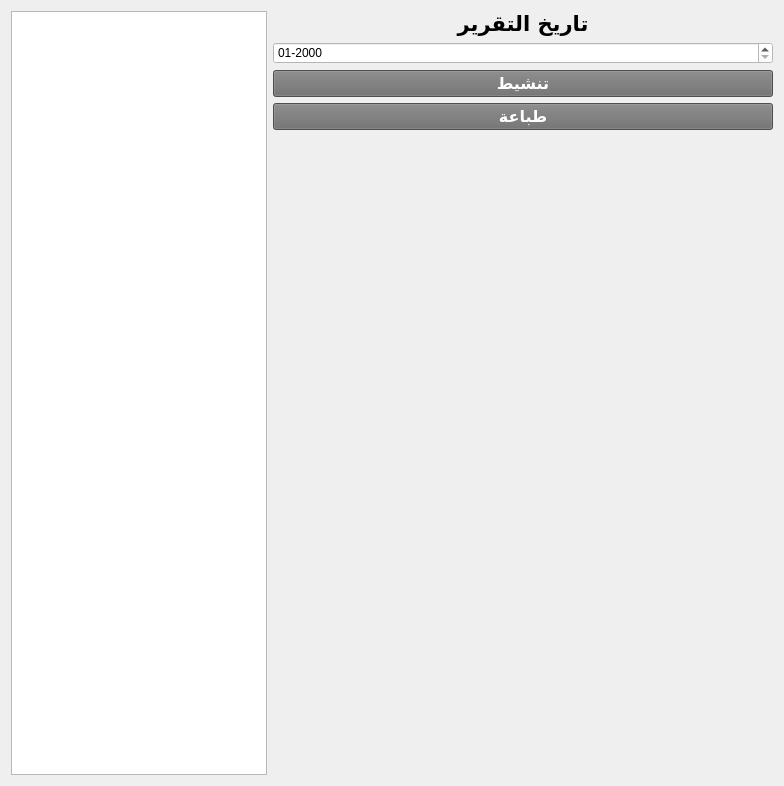
      <widget class="QWidget" name="salarydistab">
       <attribute name="title">
        <string>توزيع الرواتب</string>
       </attribute>
       <layout class="QGridLayout" name="gridLayout_6">
        <item row="0" column="0" rowspan="2">
         <widget class="QTableView" name="salaryReportTable">
          <property name="layoutDirection">
           <enum>Qt::RightToLeft</enum>
          </property>
         </widget>
        </item>
        <item row="0" column="1">
         <layout class="QVBoxLayout" name="verticalLayout_136">
          <item>
           <widget class="QLabel" name="label_174">
            <property name="font">
             <font>
              <family>Bell MT</family>
              <pointsize>16</pointsize>
              <weight>75</weight>
              <bold>true</bold>
             </font>
            </property>
            <property name="text">
             <string>تاريخ التقرير</string>
            </property>
            <property name="alignment">
             <set>Qt::AlignCenter</set>
            </property>
           </widget>
          </item>
          <item>
           <widget class="QDateEdit" name="salaryReportdate">
            <property name="styleSheet">
             <string notr="true">background-color: rgb(255, 255, 255);</string>
            </property>
            <property name="displayFormat">
             <string>MM-yyyy</string>
            </property>
            <property name="calendarPopup">
             <bool>false</bool>
            </property>
           </widget>
          </item>
          <item>
           <widget class="QPushButton" name="pushButton_56">
            <property name="font">
             <font>
              <pointsize>12</pointsize>
              <weight>75</weight>
              <bold>true</bold>
             </font>
            </property>
            <property name="styleSheet">
             <string notr="true">color: rgb(255, 255, 255);
background-color: rgb(108, 108, 108);
</string>
            </property>
            <property name="text">
             <string>تنشيط</string>
            </property>
           </widget>
          </item>
          <item>
           <widget class="QPushButton" name="salaryReportPrint">
            <property name="font">
             <font>
              <pointsize>12</pointsize>
              <weight>75</weight>
              <bold>true</bold>
             </font>
            </property>
            <property name="styleSheet">
             <string notr="true">color: rgb(255, 255, 255);
background-color: rgb(108, 108, 108);
</string>
            </property>
            <property name="text">
             <string>طباعة</string>
            </property>
           </widget>
          </item>
          <item>
           <spacer name="horizontalSpacer_3">
            <property name="orientation">
             <enum>Qt::Horizontal</enum>
            </property>
            <property name="sizeType">
             <enum>QSizePolicy::Fixed</enum>
            </property>
            <property name="sizeHint" stdset="0">
             <size>
              <width>500</width>
              <height>20</height>
             </size>
            </property>
           </spacer>
          </item>
         </layout>
        </item>
        <item row="1" column="1">
         <spacer name="verticalSpacer_2">
          <property name="orientation">
           <enum>Qt::Vertical</enum>
          </property>
          <property name="sizeHint" stdset="0">
           <size>
            <width>20</width>
            <height>625</height>
           </size>
          </property>
         </spacer>
        </item>
       </layout>
      </widget>
